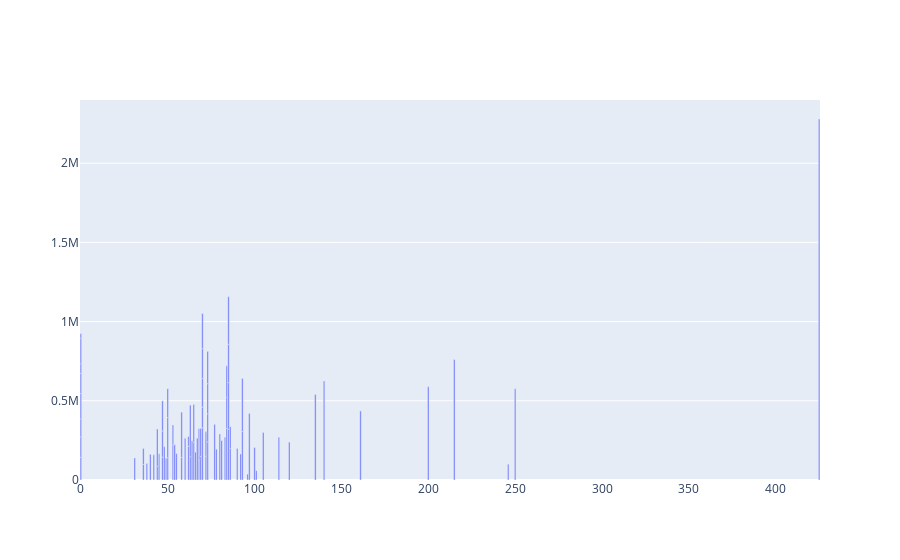

The notebook cell this image was saved under:
### Code cell
import plotly.graph_objects as go

fig = go.Figure(go.Bar(
            x=main_final2['size'],
            y=main_final2['Price'],
           ))

fig.show()

### Figure 1 — Plotly figure (JSON) as saved in the notebook; plotly's stock layout.template omitted (floating-point values rounded to 4 significant figures)
{"data": [{"type": "bar", "x": [" 83", " 114", " 246", " 96", " 62", " 44", " 101", " 68", " 69", " 66", " 62", " 84", " 50", " 84", " 42", " 49", " 135", " 93", " 105", " 161", " 63", 0, "", ", 85 ", " 77", " 120", " 63", " 65", " 200", " 53", " 68", " 81", " 38", " 73", "", "", "", ", 50 ", " 48", " 31", 0, " 70", 0, 0, " 86", 0, " 73", " 36", " 58", " 215", " 85", " 58", " 36", " 53", " 69", " 45", " 425", " 70", " 140", " 72", "", 0, " 70", " 100", " 40", " 73", " 55", " 50", "", 0, " 73", " 54", " 70", " 70", " 67", " 250", " 44", " 47", " 47", " 64", " 47", 0, " 84", " 86", " 72", " 92", " 78", " 85", " 90", "", " 65", " 97", " 85", " 93", " 80", " 60", "", ""], "y": ["270 000", "270 000", "99 736", "37 100", "213 000", "86 530", "59 039", "127 000", "149 475", "176 000", "61 000", "325 000", "140 000", "196 541", "159 000", "137 000", "540 000", "306 000", "299 800", "436 000", "147 000", "142 920", "186 000 à 375 000", "320 000", "351 000", "239 000", "325 000", "239 177", "588 200", "222 600", "196 500", "249 000", "103 684", "241 000", "141 000 à 265 800", "208 500 à 299 000", "231 500 à 233 000", "254 000", "210 500", "139 500", "129 000", "330 000", "113 900", "160 000", "199 500", "127 425", "177 000", "98 000", "142 500", "760 000", "295 000", "286 000", "101 000", "125 000", "174 900", "165 000", "2 279 000", "130 000", "625 000", "149 000", "502 577", "61 000", "181 000", "205 000", "161 979", "190 000", "167 000", "181 771", "286 000 à 300 000", "159 750", "204 000", "222 450", "188 000", "222 000", "263 000", "576 000", "235 000", "144 750", "165 000", "248 575", "190 000", "30 000", "199 000", "137 000", "155 000", "164 500", "194 500", "242 000", "199 500", "243 000 à 495 000", "237 000", "420 000", "299 900", "335 300", "290 000", "264 000", "92 000 à 305 000", "210 984 à 311 000"]}], "layout": {}}
